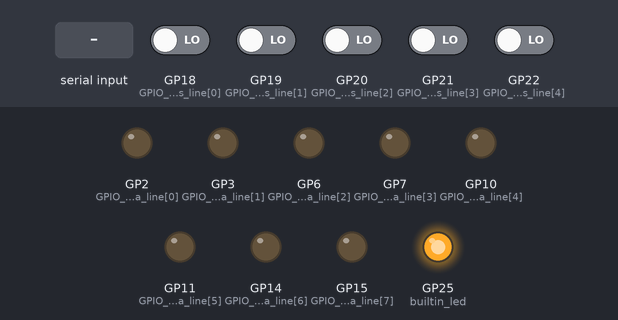
The sketch below on a simulated Raspberry Pi Pico. Shown: output pins drawn as LEDs (lit = HIGH). Inputs (shaded band) come from the test bench; at power-on: GP18 (GPIO_status_line[0]), GP19 (GPIO_status_line[1]), GP20 (GPIO_status_line[2]), GP21 (GPIO_status_line[3]), GP22 (GPIO_status_line[4]) LOW. What the sketch prints to the serial monitor is not drawn.

Above: at 1.1 s.
At 5.2 s:
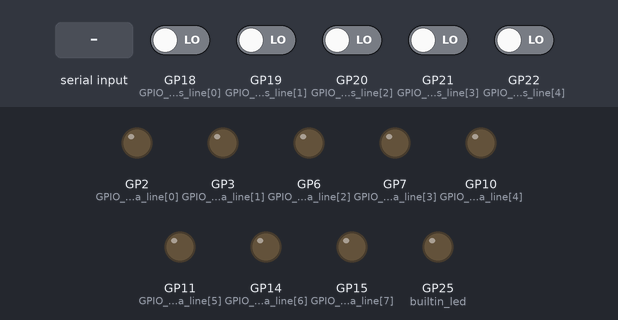
5.3 s: "S\n" received over Serial
Timing chart, 0 to 8.3 s (numbered marks = the images above; inputs shaded):
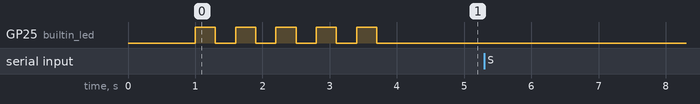

Measured:
- after the input at 5.3 s, every drawn part: stays the same

The sketch:

raspberry_pico_usb_parallelport.ino
```cpp
//
//  >>>  raspberry_pico_usb_parallelport.ino <<<      T.Hebbeker
//
//  = Software to emulate parallel port (centronics port, D-SUB connector) via USB interface
//  raspberry pico board must be complemented by electronics and female D-SUB connector
//
//  raspberry pico translates between notebook/PC and parallel port.
//  Notebook sends requests - via USB cable - to raspberry board which in turn addresses parallel port.
//
//  Compilation and uploading to raspberry via raspberry IDE
//  use board = "raspberry pico"  (if this is appropriate)
//  and chose appropriate USB port
//  upload (flush) code: press raspberry reset button when inserting USB cable.
//
//  sets 8 output "data line bits" and reads 5 "status bits" of raspberry pico,
//    connected to those bits of parallel port
//
//  On the PC/notebook a c++ program raspberry_usb_parallelport.cpp with subroutine
//     void parallelport_usb_out(int byte) {  }   //  byte = 0 .. 255
//  should send appropriate commands to set/unset the appropriate pins of the raspberry board
//  similarly
//     int parallelport_usb_in() {  }   //   = 0 .. 31
//  should receive control bits when appropriate  command is sent
//
//  parallel port data lines:
//  ---------------------------
//  raspberry board pins       => parallel port = PP
//     2                       => Data out bit 0   Pin 2
//     3                       => Data out bit 1   Pin 3
//     6                       => Data out bit 2   Pin 4
//     7                       => Data out bit 3   Pin 5
//    10                       => Data out bit 4   Pin 6
//    11                       => Data out bit 5   Pin 7
//    14                       => Data out bit 6   Pin 8
//    15                       => Data out bit 7   Pin 9
//
//  note: cant use D0 and D1 (RX and TX) since are used by UART - USB communication
//
// parallel port status lines:
//  ---------------------------
//  raspberry board pins         <= parallel port = PP
//    18                         <= Data in Pin 10  ACK
//    19                         <= Data in Pin 11  BUSY inverted
//    20                         <= Data in Pin 12  PAPER (_END)
//    21                         <= Data in Pin 13  SELECT
//    22                         <= Data in Pin 15  ERROR
//
// the following hardware connections are needed:
//
//    GND(raspberry) = GND(PP) (lines 18-25)
//
//    5V (raspberry) = pin 1 (PP) = Strobe (inverted)
//
//    all incoming status lines from parallel port might have up to + 5V.
//      thus use the followint voltage dividers for ACK, BUSY, PAPER, SELECT
//      GND - 47 kOhm --- 22 kOhm - PP      this scales down 5V input at PP to 3.4 V at raspberry
//                     |
//                    Pico
//
//   can be tested by shell commands like     echo "D255\n" > /dev/ttyUSB0
//
//  2024-04-17   v1.0
//

String inputString = "";      // a String to hold incoming data for serial communication
bool stringComplete = false;  // whether the string is complete
String outputString = "";     // a String to hold outgoing data for serial communication

const int high = 1;
const int low = 0;

int databyte;
int statusbyte;

const int GPIO_data_line[8] =  {2,3,6,7,10,11,14,15};
const int GPIO_status_line[5] = {18,19,20,21,22};

int bit[8];
static int oldbit[8] = {-1,-1,-1,-1,-1,-1,-1,-1};

int factor;

// for on-board built-in LED
const int builtin_led = 25;


void setup() {

  // for USB communication
  Serial.begin(115200);   // default = standard = well tested

  // reserve 200 bytes for the inputString:
  inputString.reserve(200);

  // prepare builtin LED
  pinMode(builtin_led, OUTPUT);

  // prepare GPIOs for data lines
  //  and set everything to low
  for(int i=0; i<8; i++) {
    pinMode(GPIO_data_line[i], OUTPUT);
    digitalWrite(GPIO_data_line[i], low);
  }

  // prepare GPIOs for status lines
  for(int i=0; i<5; i++) {
    pinMode(GPIO_status_line[i], INPUT);
  }

  // say hello upon startup
  delay(1000);
  for(int m=1; m<=5; m++) {
    digitalWrite(builtin_led, high);
    delay(300);
    digitalWrite(builtin_led, low);
    delay(300);
  }

}

void loop() {


   while (Serial.available()) {
    //
    // from https://docs.arduino.cc/built-in-examples/communication/SerialEvent/
    //
    // get the new byte:
    char inChar = (char)Serial.read();
    // add it to the inputString:
    inputString += inChar;
    // if the incoming character is a newline, set a flag so the main loop can
    // do something about it:
    if (inChar == '\n') {
      stringComplete = true;
    }
  }


  if (stringComplete) {

     // get data from PC
     if(inputString.substring(0,1) == "D") {

       databyte = inputString.substring(1,4).toInt();

       for(int i=0; i<8; i++) {
         bit[i] = ((databyte >> i) & 0x01);
       }

       for(int i=0; i<8; i++) {
         if(bit[i]!=oldbit[i]) {
           oldbit[i]=bit[i];
           digitalWrite(GPIO_data_line[i],bit[i]);
         }
       }

     }


  // allow access to builtin led
  if (inputString.indexOf(F("/dt/1")) != -1) {
    digitalWrite(builtin_led, high);
  }
  if (inputString.indexOf(F("/dt/0")) != -1) {
    digitalWrite(builtin_led, low);
  }

     // send status data to PC
     if(inputString.substring(0,1) == "S") {

       factor = 1;
       statusbyte = 0;
       for(int i=0; i<5; i++) {
         bit[i] = digitalRead(GPIO_status_line[i]);
         statusbyte = statusbyte + bit[i]*factor;
         factor = factor*2;
       }

       // statusbyte = 29;   // test

       statusbyte = statusbyte + 10;  // guarantees 2 characters
       outputString = String(statusbyte);
       Serial.print(outputString);

     }

     inputString = "";
     stringComplete = false;

   }  // end StringComplete


}  // end loop
```
